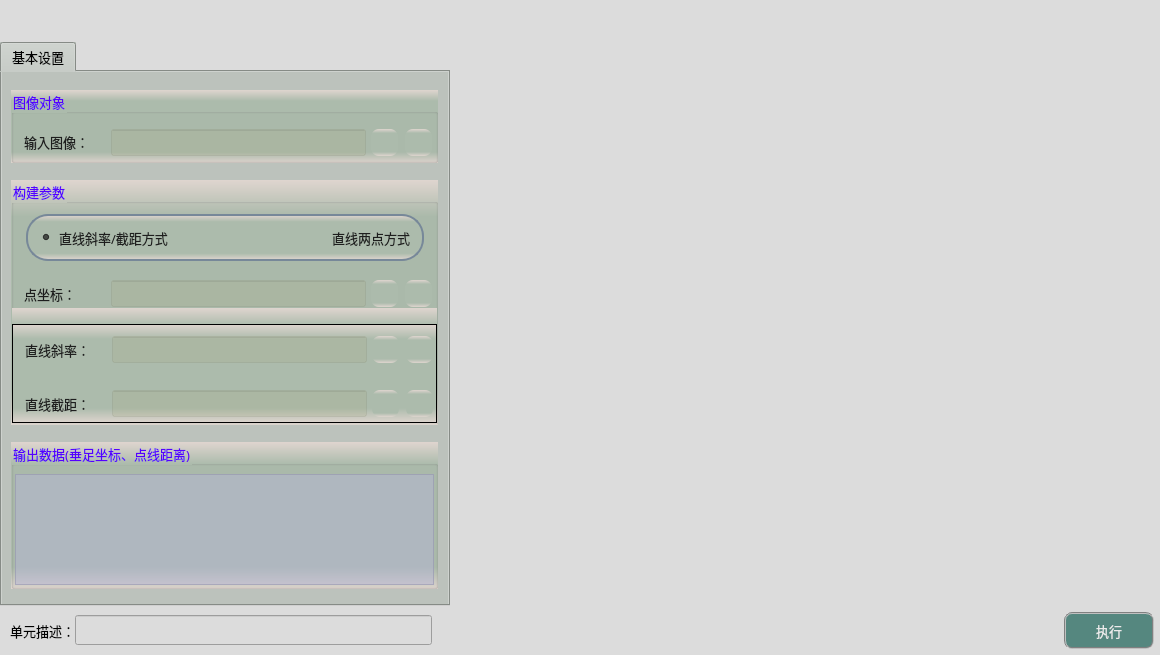
<?xml version="1.0" encoding="UTF-8"?>
<ui version="4.0">
 <class>frmPointLineClass</class>
 <widget class="QDialog" name="frmPointLineClass">
  <property name="geometry">
   <rect>
    <x>0</x>
    <y>0</y>
    <width>1160</width>
    <height>655</height>
   </rect>
  </property>
  <property name="sizePolicy">
   <sizepolicy hsizetype="Fixed" vsizetype="Fixed">
    <horstretch>0</horstretch>
    <verstretch>0</verstretch>
   </sizepolicy>
  </property>
  <property name="minimumSize">
   <size>
    <width>1160</width>
    <height>655</height>
   </size>
  </property>
  <property name="maximumSize">
   <size>
    <width>1160</width>
    <height>655</height>
   </size>
  </property>
  <property name="windowTitle">
   <string>点+线</string>
  </property>
  <property name="styleSheet">
   <string notr="true">background-color: rgb(220, 220, 220);</string>
  </property>
  <layout class="QGridLayout" name="gridLayout">
   <property name="leftMargin">
    <number>0</number>
   </property>
   <property name="topMargin">
    <number>0</number>
   </property>
   <property name="rightMargin">
    <number>0</number>
   </property>
   <property name="bottomMargin">
    <number>0</number>
   </property>
   <property name="spacing">
    <number>1</number>
   </property>
   <item row="1" column="0">
    <widget class="QTabWidget" name="tabWidget">
     <property name="sizePolicy">
      <sizepolicy hsizetype="Fixed" vsizetype="Expanding">
       <horstretch>0</horstretch>
       <verstretch>0</verstretch>
      </sizepolicy>
     </property>
     <property name="minimumSize">
      <size>
       <width>450</width>
       <height>550</height>
      </size>
     </property>
     <property name="maximumSize">
      <size>
       <width>16777215</width>
       <height>16777215</height>
      </size>
     </property>
     <property name="font">
      <font>
       <family>微软雅黑</family>
       <pointsize>10</pointsize>
      </font>
     </property>
     <property name="styleSheet">
      <string notr="true">background-color: #bcc2bc;</string>
     </property>
     <property name="currentIndex">
      <number>0</number>
     </property>
     <widget class="QWidget" name="tab">
      <attribute name="title">
       <string>基本设置</string>
      </attribute>
      <widget class="QGroupBox" name="groupCamera">
       <property name="geometry">
        <rect>
         <x>9</x>
         <y>18</y>
         <width>427</width>
         <height>73</height>
        </rect>
       </property>
       <property name="font">
        <font>
         <family>微软雅黑</family>
         <pointsize>10</pointsize>
        </font>
       </property>
       <property name="styleSheet">
        <string notr="true">background-color: qlineargradient(x1:0, y1:0, x2:0, y2:1, stop:0 #dfd5cf, stop: 0.15 #acbbac, stop: 0.85 #acbbac,stop:1 #dfd5cf);
color: rgb(85, 0, 255);</string>
       </property>
       <property name="title">
        <string>图像对象</string>
       </property>
       <widget class="QLabel" name="label_4">
        <property name="geometry">
         <rect>
          <x>13</x>
          <y>42</y>
          <width>79</width>
          <height>19</height>
         </rect>
        </property>
        <property name="font">
         <font>
          <family>微软雅黑</family>
          <pointsize>10</pointsize>
         </font>
        </property>
        <property name="styleSheet">
         <string notr="true">color: rgb(30, 30, 30);
background: transparent;</string>
        </property>
        <property name="text">
         <string>输入图像：</string>
        </property>
       </widget>
       <widget class="QLineEdit" name="txtLinkImage">
        <property name="geometry">
         <rect>
          <x>100</x>
          <y>39</y>
          <width>255</width>
          <height>27</height>
         </rect>
        </property>
        <property name="font">
         <font>
          <family>微软雅黑</family>
          <pointsize>10</pointsize>
         </font>
        </property>
        <property name="styleSheet">
         <string notr="true">color: rgb(0, 0, 200);
background-color: rgba(170, 170, 127,50);</string>
        </property>
        <property name="alignment">
         <set>Qt::AlignCenter</set>
        </property>
        <property name="readOnly">
         <bool>true</bool>
        </property>
       </widget>
       <widget class="QPushButton" name="btnLinkImage">
        <property name="geometry">
         <rect>
          <x>360</x>
          <y>39</y>
          <width>27</width>
          <height>27</height>
         </rect>
        </property>
        <property name="toolTip">
         <string>链接图像</string>
        </property>
        <property name="styleSheet">
         <string notr="true">QWidget{ border:none;border-radius: 8px;padding: 2px 4px;}
QPushButton:hover{ background-color: rgba(85, 150, 127, 100);}
QPushButton:pressed{background-color: rgba(85, 180, 127, 160);}</string>
        </property>
        <property name="text">
         <string/>
        </property>
        <property name="icon">
         <iconset resource="sub_res.qrc">
          <normaloff>:/resource/link.png</normaloff>:/resource/link.png</iconset>
        </property>
        <property name="iconSize">
         <size>
          <width>27</width>
          <height>27</height>
         </size>
        </property>
       </widget>
       <widget class="QPushButton" name="btnDelLinkImage">
        <property name="geometry">
         <rect>
          <x>394</x>
          <y>39</y>
          <width>27</width>
          <height>27</height>
         </rect>
        </property>
        <property name="toolTip">
         <string>删除图像链接</string>
        </property>
        <property name="styleSheet">
         <string notr="true">QWidget{ border:none;border-radius: 8px;padding: 2px 4px;}
QPushButton:hover{ background-color: rgba(226, 142, 162, 100);}
QPushButton:pressed{background-color: rgba(226, 172, 162, 200);}</string>
        </property>
        <property name="text">
         <string/>
        </property>
        <property name="icon">
         <iconset resource="sub_res.qrc">
          <normaloff>:/resource/del_link.png</normaloff>:/resource/del_link.png</iconset>
        </property>
        <property name="iconSize">
         <size>
          <width>27</width>
          <height>27</height>
         </size>
        </property>
       </widget>
      </widget>
      <widget class="QGroupBox" name="groupC2">
       <property name="geometry">
        <rect>
         <x>9</x>
         <y>108</y>
         <width>427</width>
         <height>245</height>
        </rect>
       </property>
       <property name="font">
        <font>
         <family>微软雅黑</family>
         <pointsize>10</pointsize>
        </font>
       </property>
       <property name="styleSheet">
        <string notr="true">background-color: qlineargradient(x1:0, y1:0, x2:0, y2:1, stop:0 #dfd5cf, stop: 0.15 #acbbac, stop: 0.85 #acbbac,stop:1 #dfd5cf);
color: rgb(85, 0, 255);</string>
       </property>
       <property name="title">
        <string>构建参数</string>
       </property>
       <widget class="QFrame" name="frame">
        <property name="geometry">
         <rect>
          <x>15</x>
          <y>34</y>
          <width>398</width>
          <height>47</height>
         </rect>
        </property>
        <property name="styleSheet">
         <string notr="true">border:2px solid #778899;border-radius: 22px;</string>
        </property>
        <property name="frameShape">
         <enum>QFrame::StyledPanel</enum>
        </property>
        <property name="frameShadow">
         <enum>QFrame::Raised</enum>
        </property>
        <layout class="QHBoxLayout" name="horizontalLayout_2">
         <item>
          <widget class="QRadioButton" name="radioPoints">
           <property name="font">
            <font>
             <family>微软雅黑</family>
             <pointsize>10</pointsize>
            </font>
           </property>
           <property name="styleSheet">
            <string notr="true">color: rgb(30, 30, 30);
border:none;
background: transparent;</string>
           </property>
           <property name="text">
            <string>直线斜率/截距方式</string>
           </property>
           <property name="checked">
            <bool>true</bool>
           </property>
          </widget>
         </item>
         <item>
          <spacer name="horizontalSpacer_6">
           <property name="orientation">
            <enum>Qt::Horizontal</enum>
           </property>
           <property name="sizeType">
            <enum>QSizePolicy::Expanding</enum>
           </property>
           <property name="sizeHint" stdset="0">
            <size>
             <width>110</width>
             <height>20</height>
            </size>
           </property>
          </spacer>
         </item>
         <item>
          <widget class="QRadioButton" name="radioTwoPoint">
           <property name="font">
            <font>
             <family>微软雅黑</family>
             <pointsize>10</pointsize>
            </font>
           </property>
           <property name="styleSheet">
            <string notr="true">color: rgb(30, 30, 30);
border:none;
background: transparent;</string>
           </property>
           <property name="text">
            <string>直线两点方式</string>
           </property>
          </widget>
         </item>
        </layout>
       </widget>
       <widget class="QStackedWidget" name="stackedWidget">
        <property name="geometry">
         <rect>
          <x>1</x>
          <y>128</y>
          <width>425</width>
          <height>118</height>
         </rect>
        </property>
        <property name="currentIndex">
         <number>0</number>
        </property>
        <widget class="QWidget" name="page">
         <widget class="QFrame" name="frame_2">
          <property name="geometry">
           <rect>
            <x>0</x>
            <y>16</y>
            <width>425</width>
            <height>99</height>
           </rect>
          </property>
          <property name="styleSheet">
           <string notr="true"/>
          </property>
          <property name="frameShape">
           <enum>QFrame::StyledPanel</enum>
          </property>
          <property name="frameShadow">
           <enum>QFrame::Raised</enum>
          </property>
          <widget class="QPushButton" name="btnDelLinkLineb">
           <property name="geometry">
            <rect>
             <x>394</x>
             <y>66</y>
             <width>27</width>
             <height>27</height>
            </rect>
           </property>
           <property name="toolTip">
            <string>删除直线截距链接</string>
           </property>
           <property name="styleSheet">
            <string notr="true">QWidget{ border:none;border-radius: 8px;padding: 2px 4px;}
QPushButton:hover{ background-color: rgba(226, 142, 162, 100);}
QPushButton:pressed{background-color: rgba(226, 172, 162, 200);}</string>
           </property>
           <property name="text">
            <string/>
           </property>
           <property name="icon">
            <iconset resource="sub_res.qrc">
             <normaloff>:/resource/del_link.png</normaloff>:/resource/del_link.png</iconset>
           </property>
           <property name="iconSize">
            <size>
             <width>27</width>
             <height>27</height>
            </size>
           </property>
          </widget>
          <widget class="QLabel" name="label_8">
           <property name="geometry">
            <rect>
             <x>13</x>
             <y>16</y>
             <width>79</width>
             <height>19</height>
            </rect>
           </property>
           <property name="font">
            <font>
             <family>微软雅黑</family>
             <pointsize>10</pointsize>
            </font>
           </property>
           <property name="styleSheet">
            <string notr="true">color: rgb(30, 30, 30);
background: transparent;</string>
           </property>
           <property name="text">
            <string>直线斜率：</string>
           </property>
          </widget>
          <widget class="QLabel" name="label_9">
           <property name="geometry">
            <rect>
             <x>13</x>
             <y>70</y>
             <width>79</width>
             <height>19</height>
            </rect>
           </property>
           <property name="font">
            <font>
             <family>微软雅黑</family>
             <pointsize>10</pointsize>
            </font>
           </property>
           <property name="styleSheet">
            <string notr="true">color: rgb(30, 30, 30);
background: transparent;</string>
           </property>
           <property name="text">
            <string>直线截距：</string>
           </property>
          </widget>
          <widget class="QLineEdit" name="txtLinkLinek">
           <property name="geometry">
            <rect>
             <x>100</x>
             <y>12</y>
             <width>255</width>
             <height>27</height>
            </rect>
           </property>
           <property name="font">
            <font>
             <family>微软雅黑</family>
             <pointsize>10</pointsize>
            </font>
           </property>
           <property name="toolTip">
            <string>Double类型</string>
           </property>
           <property name="styleSheet">
            <string notr="true">color: rgb(0, 0, 200);
background-color: rgba(170, 170, 127,50);</string>
           </property>
           <property name="alignment">
            <set>Qt::AlignCenter</set>
           </property>
           <property name="readOnly">
            <bool>true</bool>
           </property>
          </widget>
          <widget class="QLineEdit" name="txtLinkLineb">
           <property name="geometry">
            <rect>
             <x>100</x>
             <y>66</y>
             <width>255</width>
             <height>27</height>
            </rect>
           </property>
           <property name="font">
            <font>
             <family>微软雅黑</family>
             <pointsize>10</pointsize>
            </font>
           </property>
           <property name="toolTip">
            <string>Double类型</string>
           </property>
           <property name="styleSheet">
            <string notr="true">color: rgb(0, 0, 200);
background-color: rgba(170, 170, 127,50);</string>
           </property>
           <property name="alignment">
            <set>Qt::AlignCenter</set>
           </property>
           <property name="readOnly">
            <bool>true</bool>
           </property>
          </widget>
          <widget class="QPushButton" name="btnLinkLineb">
           <property name="geometry">
            <rect>
             <x>360</x>
             <y>66</y>
             <width>27</width>
             <height>27</height>
            </rect>
           </property>
           <property name="toolTip">
            <string>链接直线截距</string>
           </property>
           <property name="styleSheet">
            <string notr="true">QWidget{ border:none;border-radius: 8px;padding: 2px 4px;}
QPushButton:hover{ background-color: rgba(85, 150, 127, 100);}
QPushButton:pressed{background-color: rgba(85, 180, 127, 160);}</string>
           </property>
           <property name="text">
            <string/>
           </property>
           <property name="icon">
            <iconset resource="sub_res.qrc">
             <normaloff>:/resource/link.png</normaloff>:/resource/link.png</iconset>
           </property>
           <property name="iconSize">
            <size>
             <width>27</width>
             <height>27</height>
            </size>
           </property>
          </widget>
          <widget class="QPushButton" name="btnLinkLinek">
           <property name="geometry">
            <rect>
             <x>360</x>
             <y>12</y>
             <width>27</width>
             <height>27</height>
            </rect>
           </property>
           <property name="toolTip">
            <string>链接直线斜率</string>
           </property>
           <property name="styleSheet">
            <string notr="true">QWidget{ border:none;border-radius: 8px;padding: 2px 4px;}
QPushButton:hover{ background-color: rgba(85, 150, 127, 100);}
QPushButton:pressed{background-color: rgba(85, 180, 127, 160);}</string>
           </property>
           <property name="text">
            <string/>
           </property>
           <property name="icon">
            <iconset resource="sub_res.qrc">
             <normaloff>:/resource/link.png</normaloff>:/resource/link.png</iconset>
           </property>
           <property name="iconSize">
            <size>
             <width>27</width>
             <height>27</height>
            </size>
           </property>
          </widget>
          <widget class="QPushButton" name="btnDelLinkLinek">
           <property name="geometry">
            <rect>
             <x>394</x>
             <y>12</y>
             <width>27</width>
             <height>27</height>
            </rect>
           </property>
           <property name="toolTip">
            <string>删除直线斜率链接</string>
           </property>
           <property name="styleSheet">
            <string notr="true">QWidget{ border:none;border-radius: 8px;padding: 2px 4px;}
QPushButton:hover{ background-color: rgba(226, 142, 162, 100);}
QPushButton:pressed{background-color: rgba(226, 172, 162, 200);}</string>
           </property>
           <property name="text">
            <string/>
           </property>
           <property name="icon">
            <iconset resource="sub_res.qrc">
             <normaloff>:/resource/del_link.png</normaloff>:/resource/del_link.png</iconset>
           </property>
           <property name="iconSize">
            <size>
             <width>27</width>
             <height>27</height>
            </size>
           </property>
          </widget>
         </widget>
        </widget>
        <widget class="QWidget" name="page_2">
         <widget class="QFrame" name="frame_3">
          <property name="geometry">
           <rect>
            <x>0</x>
            <y>16</y>
            <width>425</width>
            <height>99</height>
           </rect>
          </property>
          <property name="styleSheet">
           <string notr="true"/>
          </property>
          <property name="frameShape">
           <enum>QFrame::StyledPanel</enum>
          </property>
          <property name="frameShadow">
           <enum>QFrame::Raised</enum>
          </property>
          <widget class="QLabel" name="label_6">
           <property name="geometry">
            <rect>
             <x>13</x>
             <y>16</y>
             <width>79</width>
             <height>19</height>
            </rect>
           </property>
           <property name="font">
            <font>
             <family>微软雅黑</family>
             <pointsize>10</pointsize>
            </font>
           </property>
           <property name="styleSheet">
            <string notr="true">color: rgb(30, 30, 30);
background: transparent;</string>
           </property>
           <property name="text">
            <string>点1坐标：</string>
           </property>
          </widget>
          <widget class="QLineEdit" name="txtLinkPoint1">
           <property name="geometry">
            <rect>
             <x>100</x>
             <y>12</y>
             <width>255</width>
             <height>27</height>
            </rect>
           </property>
           <property name="font">
            <font>
             <family>微软雅黑</family>
             <pointsize>10</pointsize>
            </font>
           </property>
           <property name="toolTip">
            <string>cv::Point或cv::Point2f类型</string>
           </property>
           <property name="styleSheet">
            <string notr="true">color: rgb(0, 0, 200);
background-color: rgba(170, 170, 127,50);</string>
           </property>
           <property name="alignment">
            <set>Qt::AlignCenter</set>
           </property>
           <property name="readOnly">
            <bool>true</bool>
           </property>
          </widget>
          <widget class="QPushButton" name="btnLinkPoint1">
           <property name="geometry">
            <rect>
             <x>360</x>
             <y>12</y>
             <width>27</width>
             <height>27</height>
            </rect>
           </property>
           <property name="toolTip">
            <string>链接点1坐标</string>
           </property>
           <property name="styleSheet">
            <string notr="true">QWidget{ border:none;border-radius: 8px;padding: 2px 4px;}
QPushButton:hover{ background-color: rgba(85, 150, 127, 100);}
QPushButton:pressed{background-color: rgba(85, 180, 127, 160);}</string>
           </property>
           <property name="text">
            <string/>
           </property>
           <property name="icon">
            <iconset resource="sub_res.qrc">
             <normaloff>:/resource/link.png</normaloff>:/resource/link.png</iconset>
           </property>
           <property name="iconSize">
            <size>
             <width>27</width>
             <height>27</height>
            </size>
           </property>
          </widget>
          <widget class="QPushButton" name="btnDelLinkPoint1">
           <property name="geometry">
            <rect>
             <x>394</x>
             <y>12</y>
             <width>27</width>
             <height>27</height>
            </rect>
           </property>
           <property name="toolTip">
            <string>删除点1坐标链接</string>
           </property>
           <property name="styleSheet">
            <string notr="true">QWidget{ border:none;border-radius: 8px;padding: 2px 4px;}
QPushButton:hover{ background-color: rgba(226, 142, 162, 100);}
QPushButton:pressed{background-color: rgba(226, 172, 162, 200);}</string>
           </property>
           <property name="text">
            <string/>
           </property>
           <property name="icon">
            <iconset resource="sub_res.qrc">
             <normaloff>:/resource/del_link.png</normaloff>:/resource/del_link.png</iconset>
           </property>
           <property name="iconSize">
            <size>
             <width>27</width>
             <height>27</height>
            </size>
           </property>
          </widget>
          <widget class="QPushButton" name="btnLinkPoint2">
           <property name="geometry">
            <rect>
             <x>360</x>
             <y>66</y>
             <width>27</width>
             <height>27</height>
            </rect>
           </property>
           <property name="toolTip">
            <string>链接点2坐标</string>
           </property>
           <property name="styleSheet">
            <string notr="true">QWidget{ border:none;border-radius: 8px;padding: 2px 4px;}
QPushButton:hover{ background-color: rgba(85, 150, 127, 100);}
QPushButton:pressed{background-color: rgba(85, 180, 127, 160);}</string>
           </property>
           <property name="text">
            <string/>
           </property>
           <property name="icon">
            <iconset resource="sub_res.qrc">
             <normaloff>:/resource/link.png</normaloff>:/resource/link.png</iconset>
           </property>
           <property name="iconSize">
            <size>
             <width>27</width>
             <height>27</height>
            </size>
           </property>
          </widget>
          <widget class="QLabel" name="label_7">
           <property name="geometry">
            <rect>
             <x>13</x>
             <y>70</y>
             <width>79</width>
             <height>19</height>
            </rect>
           </property>
           <property name="font">
            <font>
             <family>微软雅黑</family>
             <pointsize>10</pointsize>
            </font>
           </property>
           <property name="styleSheet">
            <string notr="true">color: rgb(30, 30, 30);
background: transparent;</string>
           </property>
           <property name="text">
            <string>点2坐标：</string>
           </property>
          </widget>
          <widget class="QLineEdit" name="txtLinkPoint2">
           <property name="geometry">
            <rect>
             <x>100</x>
             <y>66</y>
             <width>255</width>
             <height>27</height>
            </rect>
           </property>
           <property name="font">
            <font>
             <family>微软雅黑</family>
             <pointsize>10</pointsize>
            </font>
           </property>
           <property name="toolTip">
            <string>cv::Point或cv::Point2f类型</string>
           </property>
           <property name="styleSheet">
            <string notr="true">color: rgb(0, 0, 200);
background-color: rgba(170, 170, 127,50);</string>
           </property>
           <property name="alignment">
            <set>Qt::AlignCenter</set>
           </property>
           <property name="readOnly">
            <bool>true</bool>
           </property>
          </widget>
          <widget class="QPushButton" name="btnDelLinkPoint2">
           <property name="geometry">
            <rect>
             <x>394</x>
             <y>66</y>
             <width>27</width>
             <height>27</height>
            </rect>
           </property>
           <property name="toolTip">
            <string>删除点2坐标链接</string>
           </property>
           <property name="styleSheet">
            <string notr="true">QWidget{ border:none;border-radius: 8px;padding: 2px 4px;}
QPushButton:hover{ background-color: rgba(226, 142, 162, 100);}
QPushButton:pressed{background-color: rgba(226, 172, 162, 200);}</string>
           </property>
           <property name="text">
            <string/>
           </property>
           <property name="icon">
            <iconset resource="sub_res.qrc">
             <normaloff>:/resource/del_link.png</normaloff>:/resource/del_link.png</iconset>
           </property>
           <property name="iconSize">
            <size>
             <width>27</width>
             <height>27</height>
            </size>
           </property>
          </widget>
         </widget>
        </widget>
       </widget>
       <widget class="QLabel" name="label_10">
        <property name="geometry">
         <rect>
          <x>13</x>
          <y>104</y>
          <width>79</width>
          <height>19</height>
         </rect>
        </property>
        <property name="font">
         <font>
          <family>微软雅黑</family>
          <pointsize>10</pointsize>
         </font>
        </property>
        <property name="styleSheet">
         <string notr="true">color: rgb(30, 30, 30);
background: transparent;</string>
        </property>
        <property name="text">
         <string>点坐标：</string>
        </property>
       </widget>
       <widget class="QLineEdit" name="txtLinkPoint">
        <property name="geometry">
         <rect>
          <x>100</x>
          <y>100</y>
          <width>255</width>
          <height>27</height>
         </rect>
        </property>
        <property name="font">
         <font>
          <family>微软雅黑</family>
          <pointsize>10</pointsize>
         </font>
        </property>
        <property name="toolTip">
         <string>cv::Point或cv::Point2f类型</string>
        </property>
        <property name="styleSheet">
         <string notr="true">color: rgb(0, 0, 200);
background-color: rgba(170, 170, 127,50);</string>
        </property>
        <property name="alignment">
         <set>Qt::AlignCenter</set>
        </property>
        <property name="readOnly">
         <bool>true</bool>
        </property>
       </widget>
       <widget class="QPushButton" name="btnLinkPoint">
        <property name="geometry">
         <rect>
          <x>360</x>
          <y>100</y>
          <width>27</width>
          <height>27</height>
         </rect>
        </property>
        <property name="toolTip">
         <string>链接点坐标</string>
        </property>
        <property name="styleSheet">
         <string notr="true">QWidget{ border:none;border-radius: 8px;padding: 2px 4px;}
QPushButton:hover{ background-color: rgba(85, 150, 127, 100);}
QPushButton:pressed{background-color: rgba(85, 180, 127, 160);}</string>
        </property>
        <property name="text">
         <string/>
        </property>
        <property name="icon">
         <iconset resource="sub_res.qrc">
          <normaloff>:/resource/link.png</normaloff>:/resource/link.png</iconset>
        </property>
        <property name="iconSize">
         <size>
          <width>27</width>
          <height>27</height>
         </size>
        </property>
       </widget>
       <widget class="QPushButton" name="btnDelLinkPoint">
        <property name="geometry">
         <rect>
          <x>394</x>
          <y>100</y>
          <width>27</width>
          <height>27</height>
         </rect>
        </property>
        <property name="toolTip">
         <string>删除点坐标链接</string>
        </property>
        <property name="styleSheet">
         <string notr="true">QWidget{ border:none;border-radius: 8px;padding: 2px 4px;}
QPushButton:hover{ background-color: rgba(226, 142, 162, 100);}
QPushButton:pressed{background-color: rgba(226, 172, 162, 200);}</string>
        </property>
        <property name="text">
         <string/>
        </property>
        <property name="icon">
         <iconset resource="sub_res.qrc">
          <normaloff>:/resource/del_link.png</normaloff>:/resource/del_link.png</iconset>
        </property>
        <property name="iconSize">
         <size>
          <width>27</width>
          <height>27</height>
         </size>
        </property>
       </widget>
      </widget>
      <widget class="QGroupBox" name="groupC3">
       <property name="geometry">
        <rect>
         <x>9</x>
         <y>370</y>
         <width>427</width>
         <height>147</height>
        </rect>
       </property>
       <property name="font">
        <font>
         <family>微软雅黑</family>
         <pointsize>10</pointsize>
        </font>
       </property>
       <property name="styleSheet">
        <string notr="true">background-color: qlineargradient(x1:0, y1:0, x2:0, y2:1, stop:0 #dfd5cf, stop: 0.15 #acbbac, stop: 0.85 #acbbac,stop:1 #dfd5cf);
color: rgb(85, 0, 255);</string>
       </property>
       <property name="title">
        <string>输出数据(垂足坐标、点线距离)</string>
       </property>
       <widget class="QTextEdit" name="txtMsg">
        <property name="geometry">
         <rect>
          <x>4</x>
          <y>32</y>
          <width>419</width>
          <height>111</height>
         </rect>
        </property>
        <property name="font">
         <font>
          <family>微软雅黑</family>
         </font>
        </property>
        <property name="styleSheet">
         <string notr="true">QTextEdit         
{
    background-color: rgba(180, 180, 215,120);    
    gridline-color: rgba(220, 220, 255,255);
    color: rgba(20, 20, 20,200);
}
QScrollBar:vertical{ 
		background:#FFFFF2;
		padding-top:20px;
		padding-bottom:20px;
		padding-left:2px;
		padding-right:2px;
		border-left:1px solid #d7d7d7;}
QScrollBar::handle:vertical{
		background:#dbdbdb;
		border-radius:6px;
		min-height:20px;}
QScrollBar::handle:vertical:hover{
		background:#d0d0d0;}
QScrollBar::add-line:vertical{
		background:url(:/resource/down.png) center no-repeat;}
QScrollBar::sub-line:vertical{
		background:url(:/resource/up.png) center no-repeat;}
QScrollBar:horizontal{ 
		background:#FFFFF2;
		padding-top:20px;
		padding-bottom:20px;
		padding-left:2px;
		padding-right:2px;
		border-left:1px solid #d7d7d7;}
QScrollBar::handle:horizontal{
		background:#dbdbdb;
		border-radius:6px;
		min-height:20px;}
QScrollBar::handle:horizontal:hover{
		background:#d0d0d0;}
QScrollBar::add-line:horizontal{
		background:url(:/resource/right.png) center no-repeat;}
QScrollBar::sub-line:horizontal{
		background:url(:/resource/left.png) center no-repeat;}</string>
        </property>
        <property name="readOnly">
         <bool>true</bool>
        </property>
       </widget>
      </widget>
     </widget>
    </widget>
   </item>
   <item row="2" column="0">
    <spacer name="verticalSpacer_4">
     <property name="orientation">
      <enum>Qt::Vertical</enum>
     </property>
     <property name="sizeType">
      <enum>QSizePolicy::Fixed</enum>
     </property>
     <property name="sizeHint" stdset="0">
      <size>
       <width>20</width>
       <height>5</height>
      </size>
     </property>
    </spacer>
   </item>
   <item row="1" column="2">
    <layout class="QGridLayout" name="imageLayout">
     <property name="spacing">
      <number>1</number>
     </property>
    </layout>
   </item>
   <item row="3" column="0" colspan="3">
    <layout class="QHBoxLayout" name="horizontalLayout">
     <property name="spacing">
      <number>0</number>
     </property>
     <property name="bottomMargin">
      <number>6</number>
     </property>
     <item>
      <spacer name="horizontalSpacer">
       <property name="orientation">
        <enum>Qt::Horizontal</enum>
       </property>
       <property name="sizeType">
        <enum>QSizePolicy::Fixed</enum>
       </property>
       <property name="sizeHint" stdset="0">
        <size>
         <width>10</width>
         <height>20</height>
        </size>
       </property>
      </spacer>
     </item>
     <item>
      <widget class="QLabel" name="label_3">
       <property name="sizePolicy">
        <sizepolicy hsizetype="Fixed" vsizetype="Fixed">
         <horstretch>0</horstretch>
         <verstretch>0</verstretch>
        </sizepolicy>
       </property>
       <property name="maximumSize">
        <size>
         <width>83</width>
         <height>25</height>
        </size>
       </property>
       <property name="font">
        <font>
         <family>微软雅黑</family>
         <pointsize>10</pointsize>
        </font>
       </property>
       <property name="styleSheet">
        <string notr="true">background-color: rgba(255, 255, 255, 0);</string>
       </property>
       <property name="text">
        <string>单元描述：</string>
       </property>
      </widget>
     </item>
     <item>
      <widget class="QLineEdit" name="txtDescribe">
       <property name="sizePolicy">
        <sizepolicy hsizetype="Fixed" vsizetype="Fixed">
         <horstretch>0</horstretch>
         <verstretch>0</verstretch>
        </sizepolicy>
       </property>
       <property name="minimumSize">
        <size>
         <width>357</width>
         <height>30</height>
        </size>
       </property>
       <property name="maximumSize">
        <size>
         <width>16777215</width>
         <height>30</height>
        </size>
       </property>
       <property name="font">
        <font>
         <family>微软雅黑</family>
         <pointsize>10</pointsize>
        </font>
       </property>
      </widget>
     </item>
     <item>
      <spacer name="horizontalSpacer_8">
       <property name="orientation">
        <enum>Qt::Horizontal</enum>
       </property>
       <property name="sizeHint" stdset="0">
        <size>
         <width>40</width>
         <height>20</height>
        </size>
       </property>
      </spacer>
     </item>
     <item>
      <widget class="QPushButton" name="btnExecute">
       <property name="minimumSize">
        <size>
         <width>90</width>
         <height>37</height>
        </size>
       </property>
       <property name="font">
        <font>
         <family>微软雅黑</family>
         <pointsize>10</pointsize>
        </font>
       </property>
       <property name="styleSheet">
        <string notr="true">QWidget{ background-color: rgb(85, 135, 127);}
QWidget{ color: rgb(235, 235, 235);}
QWidget{ border: 2px groove gray;border-radius: 8px;padding: 2px 4px;}
QPushButton:hover{ background-color: rgb(85, 155, 127);}
QPushButton:pressed{background-color: rgb(85, 175, 127);}</string>
       </property>
       <property name="text">
        <string>执行</string>
       </property>
      </widget>
     </item>
     <item>
      <spacer name="horizontalSpacer_2">
       <property name="orientation">
        <enum>Qt::Horizontal</enum>
       </property>
       <property name="sizeType">
        <enum>QSizePolicy::Fixed</enum>
       </property>
       <property name="sizeHint" stdset="0">
        <size>
         <width>6</width>
         <height>20</height>
        </size>
       </property>
      </spacer>
     </item>
    </layout>
   </item>
   <item row="0" column="2">
    <spacer name="verticalSpacer">
     <property name="orientation">
      <enum>Qt::Vertical</enum>
     </property>
     <property name="sizeType">
      <enum>QSizePolicy::Fixed</enum>
     </property>
     <property name="sizeHint" stdset="0">
      <size>
       <width>20</width>
       <height>42</height>
      </size>
     </property>
    </spacer>
   </item>
   <item row="0" column="0">
    <spacer name="verticalSpacer_2">
     <property name="orientation">
      <enum>Qt::Vertical</enum>
     </property>
     <property name="sizeType">
      <enum>QSizePolicy::Fixed</enum>
     </property>
     <property name="sizeHint" stdset="0">
      <size>
       <width>20</width>
       <height>42</height>
      </size>
     </property>
    </spacer>
   </item>
   <item row="1" column="1">
    <spacer name="horizontalSpacer_3">
     <property name="orientation">
      <enum>Qt::Horizontal</enum>
     </property>
     <property name="sizeType">
      <enum>QSizePolicy::Fixed</enum>
     </property>
     <property name="sizeHint" stdset="0">
      <size>
       <width>3</width>
       <height>20</height>
      </size>
     </property>
    </spacer>
   </item>
  </layout>
 </widget>
 <layoutdefault spacing="6" margin="11"/>
 <resources>
  <include location="sub_res.qrc"/>
  <include location="../../ImageProcess/ImageFlip/sub_res.qrc"/>
 </resources>
 <connections/>
</ui>
